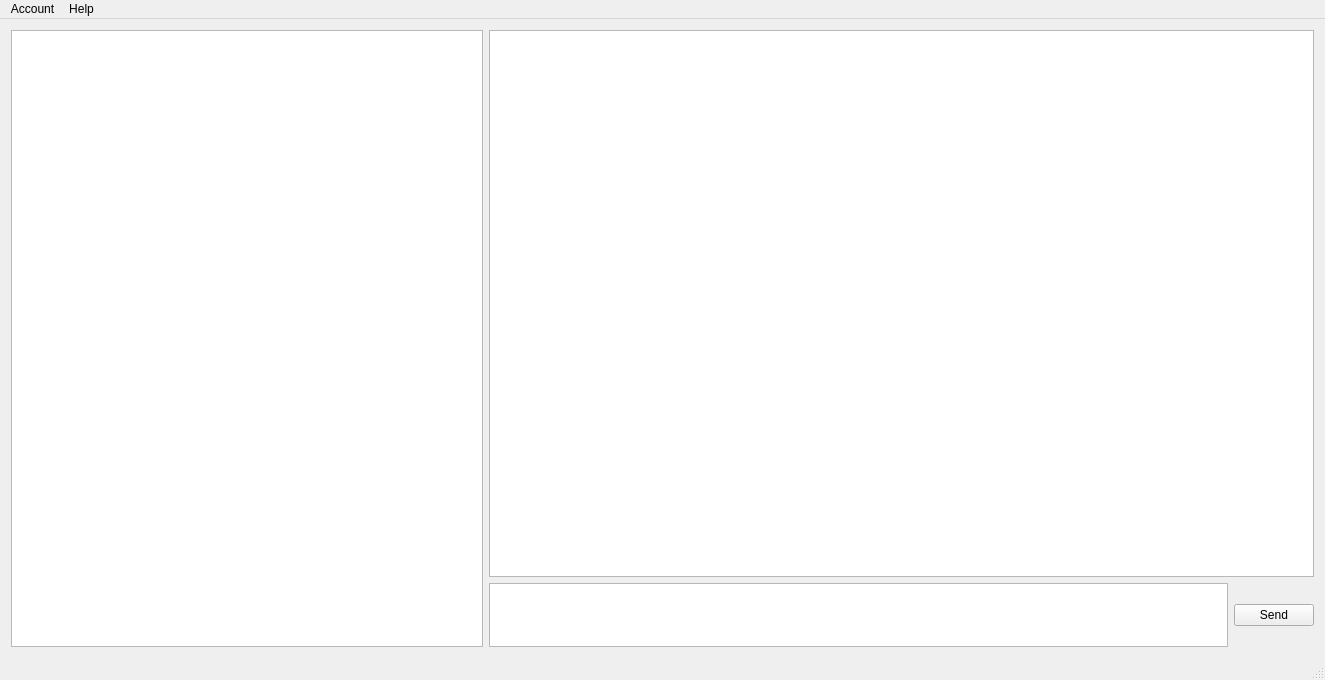
<?xml version="1.0" encoding="UTF-8"?>
<ui version="4.0">
 <class>MainWindow</class>
 <widget class="QMainWindow" name="MainWindow">
  <property name="geometry">
   <rect>
    <x>0</x>
    <y>0</y>
    <width>1325</width>
    <height>680</height>
   </rect>
  </property>
  <property name="windowTitle">
   <string>MainWindow</string>
  </property>
  <widget class="QWidget" name="centralWidget">
   <property name="autoFillBackground">
    <bool>false</bool>
   </property>
   <layout class="QHBoxLayout" name="horizontalLayout" stretch="4,7">
    <item>
     <widget class="QTreeWidget" name="conversationsTree">
      <property name="columnCount">
       <number>1</number>
      </property>
      <attribute name="headerVisible">
       <bool>false</bool>
      </attribute>
      <column>
       <property name="text">
        <string notr="true">1</string>
       </property>
      </column>
     </widget>
    </item>
    <item>
     <layout class="QHBoxLayout" name="mainHorizontalLayout" stretch="7">
      <property name="sizeConstraint">
       <enum>QLayout::SetMaximumSize</enum>
      </property>
      <item>
       <layout class="QVBoxLayout" name="conversationVerticalLayout" stretch="0,0">
        <item>
         <widget class="QListView" name="messagesList">
          <property name="editTriggers">
           <set>QAbstractItemView::DoubleClicked|QAbstractItemView::EditKeyPressed|QAbstractItemView::SelectedClicked</set>
          </property>
          <property name="alternatingRowColors">
           <bool>false</bool>
          </property>
          <property name="selectionBehavior">
           <enum>QAbstractItemView::SelectRows</enum>
          </property>
          <property name="resizeMode">
           <enum>QListView::Fixed</enum>
          </property>
          <property name="wordWrap">
           <bool>true</bool>
          </property>
          <property name="selectionRectVisible">
           <bool>true</bool>
          </property>
         </widget>
        </item>
        <item>
         <layout class="QHBoxLayout" name="messageHorizontalLayout" stretch="10,0">
          <item>
           <widget class="QPlainTextEdit" name="messageEdit">
            <property name="sizePolicy">
             <sizepolicy hsizetype="Preferred" vsizetype="Minimum">
              <horstretch>0</horstretch>
              <verstretch>0</verstretch>
             </sizepolicy>
            </property>
            <property name="minimumSize">
             <size>
              <width>314</width>
              <height>64</height>
             </size>
            </property>
           </widget>
          </item>
          <item>
           <widget class="QPushButton" name="sendButton">
            <property name="text">
             <string>Send</string>
            </property>
           </widget>
          </item>
         </layout>
        </item>
       </layout>
      </item>
     </layout>
    </item>
   </layout>
  </widget>
  <widget class="QMenuBar" name="menuBar">
   <property name="geometry">
    <rect>
     <x>0</x>
     <y>0</y>
     <width>1325</width>
     <height>24</height>
    </rect>
   </property>
   <widget class="QMenu" name="menuAccounts">
    <property name="title">
     <string>Account</string>
    </property>
    <addaction name="actionSign_in"/>
    <addaction name="actionLogout"/>
    <addaction name="actionSettings"/>
    <addaction name="actionExit"/>
   </widget>
   <widget class="QMenu" name="menuHelp">
    <property name="title">
     <string>Help</string>
    </property>
    <addaction name="actionHelo"/>
    <addaction name="actionAbout"/>
   </widget>
   <addaction name="menuAccounts"/>
   <addaction name="menuHelp"/>
  </widget>
  <widget class="QStatusBar" name="statusBar"/>
  <action name="actionSign_in">
   <property name="text">
    <string>Sign in</string>
   </property>
  </action>
  <action name="actionAbout">
   <property name="text">
    <string>About</string>
   </property>
  </action>
  <action name="actionHelo">
   <property name="text">
    <string>Help</string>
   </property>
  </action>
  <action name="actionLogout">
   <property name="text">
    <string>Logout</string>
   </property>
  </action>
  <action name="actionExit">
   <property name="text">
    <string>Exit</string>
   </property>
   <property name="shortcut">
    <string>Ctrl+Q</string>
   </property>
  </action>
  <action name="actionManage_peers">
   <property name="text">
    <string>Manage peers</string>
   </property>
  </action>
  <action name="actionSettings">
   <property name="text">
    <string>Settings</string>
   </property>
  </action>
 </widget>
 <layoutdefault spacing="6" margin="11"/>
 <resources/>
 <connections>
  <connection>
   <sender>actionExit</sender>
   <signal>triggered()</signal>
   <receiver>MainWindow</receiver>
   <slot>close()</slot>
   <hints>
    <hint type="sourcelabel">
     <x>-1</x>
     <y>-1</y>
    </hint>
    <hint type="destinationlabel">
     <x>519</x>
     <y>324</y>
    </hint>
   </hints>
  </connection>
 </connections>
</ui>
